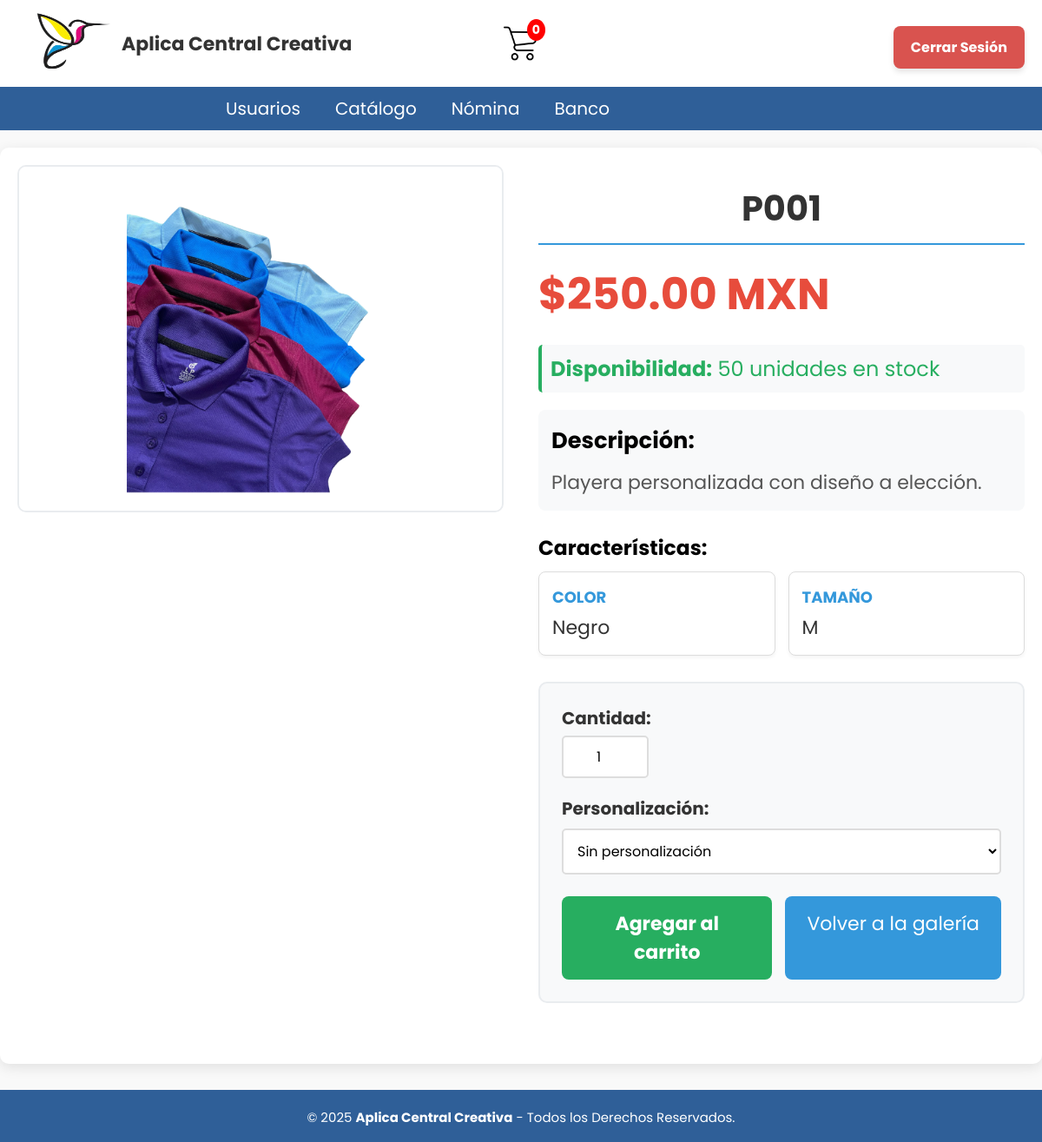
The app's page /Home/Detalle_articulo.php?id=P001 (signed in) with its own data.
### tables this page shows
CREATE TABLE articulos(
id_articulo VARCHAR(5) NOT NULL PRIMARY KEY UNIQUE,
descripcion TEXT NOT NULL,
id_detalle_articulo INT NOT NULL,
CONSTRAINT fk_deta_art FOREIGN KEY (id_detalle_articulo) REFERENCES detalle_articulos(id_detalle_articulo)
);

CREATE TABLE detalle_articulos(
id_detalle_articulo INT NOT NULL PRIMARY KEY AUTO_INCREMENT,
existencia INT NOT NULL,
costo DECIMAL(6,2) NOT NULL,
precio DECIMAL(6,2) NOT NULL,
id_proveedor INT NOT NULL,
estatus ENUM('Disponible','No Disponible','Descontinuado') DEFAULT 'Disponible',
CONSTRAINT fk_proveedor FOREIGN KEY (id_proveedor) REFERENCES usuario(id_usuario)
);

### Home/Detalle_articulo.php (the view, shortened to what this page needs)
<?php
include('../Nav/header.php');
$id_articulo = $_GET['id'];
$sql = "SELECT DISTINCT
          a.id_articulo,
          a.descripcion,
          d.precio,
          d.existencia,
          d.estatus,
          d.id_detalle_articulo
        FROM articulos a
        INNER JOIN detalle_articulos d ON a.id_detalle_articulo = d.id_detalle_articulo
        WHERE a.id_articulo = ? AND d.estatus = 'Disponible'";
$stmt = $conn->prepare($sql);
$stmt->bind_param("s", $id_articulo);
$stmt->execute();
$resultado = $stmt->get_result();
$producto = $resultado->fetch_assoc();
$sql_imagenes = "SELECT ac.valor
                FROM articulo_completo ac
                INNER JOIN atributos at ON ac.id_atributo = at.id_atributo
                WHERE ac.id_articulo = ? AND at.nombre = 'Imagen'";
$stmt_imagenes = $conn->prepare($sql_imagenes);
$stmt_imagenes->bind_param("s", $id_articulo);
$stmt_imagenes->execute();
$resultado_imagenes = $stmt_imagenes->get_result();
$imagenes = [];
while ($img = $resultado_imagenes->fetch_assoc()) {
    $imagenes[] = $img['valor'];
}
$sql_atributos = "SELECT at.nombre, ac.valor
                 FROM articulo_completo ac
                 INNER JOIN atributos at ON ac.id_atributo = at.id_atributo
                 WHERE ac.id_articulo = ? AND at.nombre != 'Imagen'
                 ORDER BY at.nombre";
$stmt_atributos = $conn->prepare($sql_atributos);
$stmt_atributos->bind_param("s", $id_articulo);
$stmt_atributos->execute();
$resultado_atributos = $stmt_atributos->get_result();
$atributos = [];
while ($attr = $resultado_atributos->fetch_assoc()) {
    $atributos[$attr['nombre']] = $attr['valor'];
}
?>
<!DOCTYPE html>
<html lang="es">
<head>
  <link rel="stylesheet" href="Home.css" />
</head>
<body>
<div class="detalle-container">
  <div class="producto-detalle">
    <div class="imagenes-container">
      <div class="imagen-principal">
        <?php if (!empty($imagenes)): ?>
          <?php foreach ($imagenes as $index => $imagen): ?>
            <img src="../Imagenes/<?php echo htmlspecialchars($imagen); ?>"
                 alt="<?php echo htmlspecialchars($producto['descripcion']); ?>"
                 class="imagen-detalle <?php echo $index === 0 ? 'active' : ''; ?>"
                 data-index="<?php echo $index; ?>">
          <?php endforeach; ?>
        <?php else: ?>
          <img src="../Imagenes/no-image.png" alt="Sin imagen" class="imagen-detalle active">
        <?php endif; ?>
      </div>
    </div>
    <div class="informacion-producto">
      <h1 class="titulo-producto"><?php echo htmlspecialchars($producto['id_articulo']); ?></h1>
      <p class="precio-producto">$<?php echo number_format($producto['precio'], 2); ?> MXN</p>
      <div class="stock-info">
        <strong>Disponibilidad:</strong> <?php echo $producto['existencia']; ?> unidades en stock
      </div>
      <div class="descripcion-producto">
        <h3>Descripción:</h3>
        <p><?php echo htmlspecialchars($producto['descripcion']); ?></p>
      </div>
      <?php if (!empty($atributos)): ?>
        <h3>Características:</h3>
        <div class="atributos-lista">
          <?php foreach ($atributos as $nombre => $valor): ?>
            <div class="atributo-item">
              <div class="atributo-nombre"><?php echo htmlspecialchars($nombre); ?></div>
              <div class="atributo-valor"><?php echo htmlspecialchars($valor); ?></div>
            </div>
          <?php endforeach; ?>
        </div>
      <?php endif; ?>
      <div class="formulario-compra">
        <form action="Agregar_Carrito.php" method="POST">
          <div class="campo-cantidad">
            <label for="cantidad">Cantidad:</label>
            <input type="number" id="cantidad" name="cantidad" value="1" min="1" max="<?php echo $producto['existencia']; ?>" required>
          </div>
          <div class="campo-personalizacion">
            <label for="personalizacion">Personalización:</label>
            <select name="personalizacion" id="personalizacion">
              <option value="">Sin personalización</option>
            </select>
          </div>
          <div class="botones-accion">
            <button type="submit" class="btn-agregar-carrito">Agregar al carrito</button>
            <a href="Home.php" class="btn-volver">Volver a la galería</a>
          </div>
        </form>
      </div>
    </div>
  </div>
</div>
</body>
<?php
include ('../Nav/footer.php');
?>
</html>

### CSS/cabecera.css (style rules this page uses)
html { font-size: 20px; overflow-y: auto; font-family: 'Poppins', sans-serif; }

### CSS/menu.css (style rules this page uses)
* { padding: 0px; margin: 0px; }

### CSS/tablas_boton.css (style rules this page uses)
a { text-decoration: underline; color: rgb(0, 0, 0); }

### CSS/formularios.css (style rules this page uses)
* { font-family: 'Poppins', sans-serif; margin: 0; padding: 0; box-sizing: border-box; }

### CSS/departamentos.css (style rules this page uses)
a { text-decoration: underline; color: purple; }

### CSS/cabecera2.css (style rules this page uses)
* { padding: 0px; margin: 0px; }
h1, h2 { color: #000000; }

### CSS/Carrito.css (style rules this page uses)
body { font-family: 'Segoe UI', Tahoma, Geneva, Verdana, sans-serif; background-color: #f4f4f9; color: #000000; }
h1 { text-align: center; margin-bottom: 30px; color: #000000; }

### CSS/direccion.css (style rules this page uses)
body { font-family: 'Segoe UI', Tahoma, Geneva, Verdana, sans-serif; background-color: #f4f4f9; color: #000000; }
h1 { text-align: center; margin-bottom: 30px; color: #000000; }
h3 { color: #000000; margin-bottom: 10px; }
label { display: block; margin-bottom: 10px; font-size: 20px; cursor: pointer; }

### Home/Home.css (style rules this page uses)
body { font-family: Arial, sans-serif; margin: 0; padding: 0; background-color: #f9f9f9; }

### Home/Detalle_articulo.php (style rules this page uses)
.detalle-container { max-width: 1200px; margin: 20px auto; padding: 20px; background-color: white; border-radius: 10px; box-shadow: 0 4px 15px rgba(0,0,0,0.1); }
.producto-detalle { display: grid; grid-template-columns: 1fr 1fr; gap: 40px; margin-bottom: 30px; }
.imagenes-container { position: relative; }
.imagen-principal { width: 100%; height: 400px; background-color: #f8f9fa; border-radius: 10px; overflow: hidden; position: relative; border: 2px solid #e9ecef; }
.imagen-principal img { width: 100%; height: 100%; object-fit: contain; position: absolute; top: 0; left: 0; opacity: 0; transition: opacity 0.5s ease-in-out; background-color: white; }
.imagen-principal img.active { opacity: 1; }
.informacion-producto { padding: 20px 0; }
.titulo-producto { font-size: 2em; color: #333; margin-bottom: 10px; border-bottom: 2px solid #3498db; padding-bottom: 10px; }
.precio-producto { font-size: 2.5em; color: #e74c3c; font-weight: bold; margin: 20px 0; }
.stock-info { font-size: 1.2em; color: #27ae60; margin-bottom: 20px; padding: 10px; background-color: #f8f9fa; border-radius: 5px; border-left: 4px solid #27ae60; }
.descripcion-producto { font-size: 1.1em; line-height: 1.6; color: #555; margin-bottom: 25px; padding: 15px; background-color: #f8f9fa; border-radius: 8px; }
.atributos-lista { display: grid; grid-template-columns: repeat(auto-fit, minmax(200px, 1fr)); gap: 15px; margin-bottom: 30px; }
.atributo-item { background-color: #fff; border: 1px solid #ddd; border-radius: 8px; padding: 15px; box-shadow: 0 2px 4px rgba(0,0,0,0.05); }
.atributo-nombre { font-weight: bold; color: #3498db; font-size: 0.9em; text-transform: uppercase; margin-bottom: 5px; }
.atributo-valor { color: #333; font-size: 1.1em; }
.formulario-compra { background-color: #f8f9fa; padding: 25px; border-radius: 10px; border: 2px solid #e9ecef; }
.campo-cantidad { margin-bottom: 20px; }
.campo-cantidad label { display: block; font-weight: bold; margin-bottom: 5px; color: #333; }
.campo-cantidad input { width: 100px; padding: 10px; border: 2px solid #ddd; border-radius: 5px; font-size: 16px; text-align: center; }
.campo-personalizacion { margin-bottom: 25px; }
.campo-personalizacion label { display: block; font-weight: bold; margin-bottom: 8px; color: #333; }
.campo-personalizacion select { width: 100%; padding: 12px; border: 2px solid #ddd; border-radius: 5px; font-size: 16px; background-color: white; }
.botones-accion { display: flex; gap: 15px; margin-top: 20px; }
.btn-agregar-carrito { flex: 1; background-color: #27ae60; color: white; padding: 15px 25px; border: none; border-radius: 8px; font-size: 1.1em; font-weight: bold; cursor: pointer; transition: background-color 0.3s; }
.btn-volver { background-color: #3498db; color: white; padding: 15px 25px; border: none; border-radius: 8px; text-decoration: none; font-size: 1.1em; text-align: center; transition: background-color 0.3s; }

### records on screen
articulos: id_articulo "P001", id_detalle_articulo.precio "250.00", id_detalle_articulo.existencia "50", descripcion "Playera personalizada con diseño a elección."

### other values on screen
$nombre "Usuarios"
$nombre "Catálogo"
$nombre "Nómina"
$nombre "Banco"
$nombre "COLOR"
$valor "Negro"
$nombre "TAMAÑO"
$valor "M"
